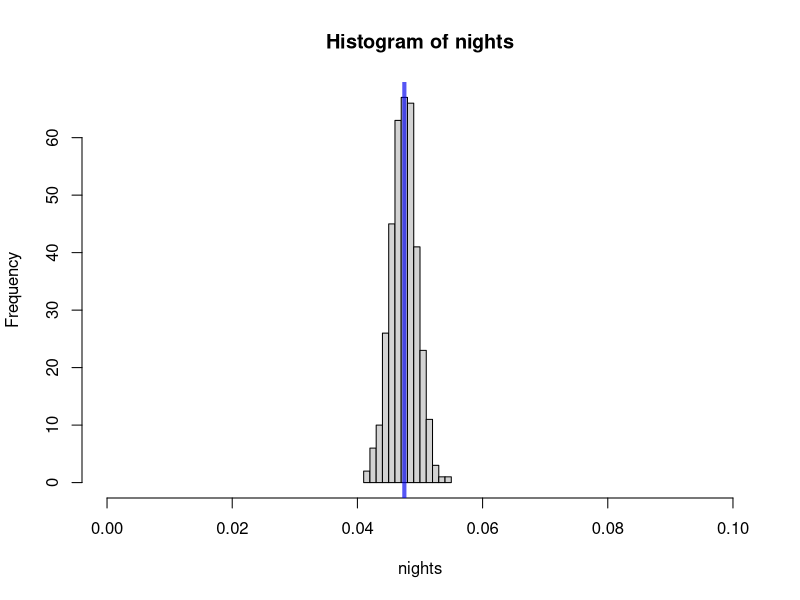

The R source for this figure: (Note: a time limit stopped this script after it produced the figure.)
rm(list=ls()) # Limpia el espacio de trabajo de R
cartas <- c('A','K','Q','J','10',
            '9','8','7','6','5',
            '4','3','2') # Trece cartas por figura (digamos tr?boles)
baraja <- c(cartas,cartas,cartas,cartas) # Cuatro figuras por bajara (tr?boles, corazones, diamantes, espadas)
super_baraja <- c(baraja,baraja,baraja,baraja) # Cuatro barajas mezcladas
cartas_mayores <- cartas[2:5]

simulate_hand <-  function(baraja){
    # Esta funci?n simula una extracci?n de dos cartas de la s?per baraja (SB)
    
    # Primera carta:
    indice_primera <- sample(1:length(baraja), # Extrae al azar un entero entre 1 y la longitud de la SB 
                             size=1,# (tambi?n se puede extraer m?s de un elemento) 
                             replace=F) # Con/sin reemplazo (irrelevante cuando size=1)
    first_card <- baraja[indice_primera] # Extrae la primera carta...
    super_after_first <- baraja[-indice_primera] # ...s?cala de la s?per baraja...
    # Segunda carta:
    indice_segunda <- sample(1:length(super_after_first), # ...y extrae otra posici?n de la baraja recortada.
                             size=1,
                             replace=F)
    second_card <- super_after_first[indice_segunda] # Extrae segunda carta.
    
    # Mano
    hand <- c(first_card,second_card)
    return(hand)
}

# Simulaciones con objetos similares a los arrojados por la funcion simulate_hand

# Checa en la comparacion si 'A' esta en el objeto hand

hand <- c('Q','A')
hand=='A'
hand <- c('A','A')
hand=='A'
hand <- c('A','7')
hand=='A'
hand <- c('5','10')
hand=='A'

# Cuenta cuantos 'A' hay en cada mano

hand <- c('Q','A')
sum(hand=='A')
hand <- c('A','A')
sum(hand=='A')
hand <- c('A','7')
sum(hand=='A')
hand <- c('5','10')
sum(hand=='A')

# Checa si cada mano tiene un solo 'A'

hand <- c('Q','A')
sum(hand=='A')==1
hand <- c('A','A')
sum(hand=='A')==1
hand <- c('A','7')
sum(hand=='A')==1
hand <- c('5','10')
sum(hand=='A')==1

# Checa si cada elemento del objeto hand esta en el vector dado

hand <- c('Q','A')
hand%in%cartas_mayores
hand <- c('A','A')
hand%in%cartas_mayores
hand <- c('A','7')
hand%in%cartas_mayores
hand <- c('5','10')
hand%in%cartas_mayores
hand <- c('J','K')
hand%in%cartas_mayores

# Cuenta cuantas cartas de hand estan en el vector dado
# Basicamente suma cuantos 1 hay
hand <- c('Q','A')
sum(hand%in%cartas_mayores)
hand <- c('A','A')
sum(hand%in%cartas_mayores)
hand <- c('A','7')
sum(hand%in%cartas_mayores)
hand <- c('5','10')
sum(hand%in%cartas_mayores)
hand <- c('J','K')
sum(hand%in%cartas_mayores)

# Checa si una sola carta de hand esta en el vector a comparar de las figuras
hand <- c('Q','A')
sum(hand%in%cartas_mayores)==1
hand <- c('A','A')
sum(hand%in%cartas_mayores)==1
hand <- c('A','7')
sum(hand%in%cartas_mayores)==1
hand <- c('5','10')
sum(hand%in%cartas_mayores)==1
hand <- c('J','K')
sum(hand%in%cartas_mayores)==1

# Para que ganemos un blackjack las condiciones siguientes tienen que cumplir
# sum(hand=='A')==1 y sum(hand%in%c('K','Q','J','10')==1)==1
hand <- c('Q','A') # Esta es la unica condicion que sera verdadera y por tanto blackjack
sum(hand=='A')==1&sum(hand%in%cartas_mayores)==1
hand <- c('A','A')
sum(hand=='A')==1&sum(hand%in%cartas_mayores)==1
hand <- c('A','7')
sum(hand=='A')==1&sum(hand%in%cartas_mayores)==1
hand <- c('5','10')
sum(hand=='A')==1&sum(hand%in%cartas_mayores)==1
hand <- c('J','K')
sum(hand=='A')==1&sum(hand%in%cartas_mayores)==1

# Ahora a simular "manos" en multiples juegos de blackjack
n_simulations <- 1000
n_blackjack <- 0

for (i in 1:n_simulations) {
    hand <- simulate_hand(super_baraja)
    
    if (sum(hand=='A')==1 & sum(hand%in%cartas_mayores)==1) {
        n_blackjack <- n_blackjack + 1
    }
}

print(n_blackjack/n_simulations)

# Convirtiendo el bloque de codigo en una sola funcion
casino_night <- function(n_hands, baraja){
    # Esta funci?n simula una noche en el casino en la que se observan 'n_hands' manos
    
    # Noten que 'n_hands' ya no se define dentro de la funci?n,
    # y en cambio pasa como un argumento.
    
    n_blckjck <- 0 # Contador de blackjacks en 'n_hands' manos
    for(i in 1:n_hands){ # Repite las siguientes instrucciones para cada elemento 'i' del vector '1:n_hands':
        
        # a. En cada iteraci?n simula una mano (de dos cartas)
        hand <- simulate_hand(baraja)
        # b. y pregunta si es blackjack.  
        if(sum(hand=='A')==1&sum(hand%in%cartas_mayores)==1){ # En caso de que la mano sea blackjack:
            # b1. Agrega uno al conteo total de blckjcks.
            n_blckjck <- n_blckjck+1
        }
    }
    return(n_blckjck/n_hands) # La funci?n devuelve la prpoporci?n de blackjacks.
}

print(casino_night(10000, super_baraja))

# Simulando un año en el casino
nights <- c()

for (i in 1:365) {
    nights[i] <- casino_night(10000, super_baraja)
}

# Graficando la distribucion de las probabilidades de obtner un blackjack por cada noche de un a?o

hist(nights,xlim=c(0,0.1))
abline(v=0.0475,col='#0000eeaa',lwd=4)

##########################################################################

# Ejercicio 1
# 4 cartas que no fueron ni ases ni cartas mayores fueron retiradas de la baraja

extract_simple_cards <- function(baraja, cards_to_remove) {
    excluded_cards <- c("A", "K", "Q", "J", "10")
    safe_extraction <- F
    while (!safe_extraction) {
        extracted_cards <- sample(1:length(baraja), size = cards_to_remove, replace = F)
        if (!any(baraja[extracted_cards] %in% excluded_cards)) {
            safe_extraction <- T
        }
    }
    nueva_baraja <- baraja[-extracted_cards]
    return(nueva_baraja)
}

baraja_ejercicio_1 <- extract_simple_cards(super_baraja, 4)

nights_ejercicio_1 <- c()

for (i in 1:365) {
    nights_ejercicio_1[i] <- casino_night(10000, baraja_ejercicio_1)
}

hist(nights_ejercicio_1, xlim = c(0, 0.1))
abline(v=0.049,col='#0000eeaa',lwd=4)

##########################################################################
# Ejercicio 2
# Cada noche se juegan 1,000 manos en lugar de 10,0000
# No espero un cambio significativo respecto a si se juegan 10,0000 manos, tal vez
# solo cambien un poco los decimales, pero la probabilidad que se mostrará con mayor
# frecuencia será cercano a los 0.0475 de la simulación con 10,000 manos. Sin embargo,
# tendrá una mayor disperción, ya que mientras más simulaciones haya, más cercano será
# el valor de la probabilidad a 0.0475

nights_ejercicio_2 <- c()

for (i in 1:365) {
    nights_ejercicio_2[i] <- casino_night(1000, super_baraja)
}
hist(nights_ejercicio_2, xlim = c(0, 0.1))
abline(v=0.0475,col='#0000eeaa',lwd=4)

# Tal como se puede ver en el histograma de la distribución de probabilidad
# la disperción fue mayor, pero el valor de probabilidad más frecuente se mantuvo cercano
# a 0.0475. Esto por el número de eventos, teniendo infinitas simulaciones la probabilidad
# se acerca cada vez más a 0.0475, mientras menos eventos haya, mayor será la disperción
# de la distribución.

##########################################################################
# Ejercicio 3
# Se inicia el año con pocas manos, pero va aumentando

nights_ejercicio_3 <- c()
manos <- 50
for (i in 1:365) {
    nights_ejercicio_3[i] <- casino_night(manos, super_baraja)
    manos <- manos + 50 # Hay un aumento constante de 50 manos extras por noche
}
hist(nights_ejercicio_3, xlim = c(0, 0.1))
abline(v=0.0475,col='#0000eeaa',lwd=4)

# La probabilidad con mayor frecuencia se mantuvo en 0.0475, sin embargo, por los pocos
# ensayos realizados cada noche al inicio de año, la distribución presentó una dispersión
# mayor a la de los ejemplos anteriores, por el mismo principio de que si hay menos ensayos,
# la incertidumbre respecto a la probabilidad va a ser mayor, pero conforme avanzaron las noches
# y cada vez había más ensayos, la incertidumbre se fue reduciendo y fue aumentando la fecuencia
# de la probabilidad de 0.0475.
